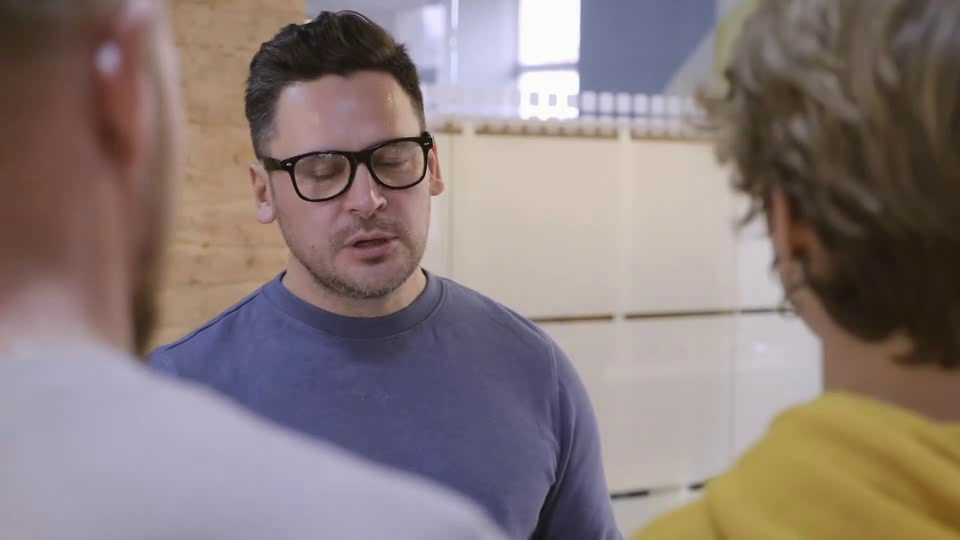
#> input picture frame 36 of 나도코딩/PythonImageWorkplace/OpenCV/face_video2.avi, 960 x 540 px, given in place of city2.mp4, which was not available
$ jupyter execute '19.퀴즈.ipynb'   (text cells are left out)
#> lines starting #> are read from the running program, lines starting #| are printed output that depends on the picture
[cell 1]
import cv2
cap = cv2.VideoCapture('city2.mp4')

fourcc = cv2.VideoWriter_fourcc(*'DIVX') # 코텍
width = round(cap.get(cv2.CAP_PROP_FRAME_WIDTH)) # 가로
height = round(cap.get(cv2.CAP_PROP_FRAME_HEIGHT)) # 세로
fps = cap.get(cv2.CAP_PROP_FPS) # 프레임


out = cv2.VideoWriter('city_output.avi', fourcc, fps* 4, (height, width))
# 출력 파일명, 코덱, FPS, 크기 (width, height)


while cap.isOpened():
    ret, frame = cap.read()
#> frame is the input picture: shape (540, 960, 3); mean B, G, R 121.3, 123, 136.9

    if not ret:
        print("가져올 프레임이 없음")
        break

    retate_frame = cv2.rotate(frame, cv2.ROTATE_90_COUNTERCLOCKWISE)
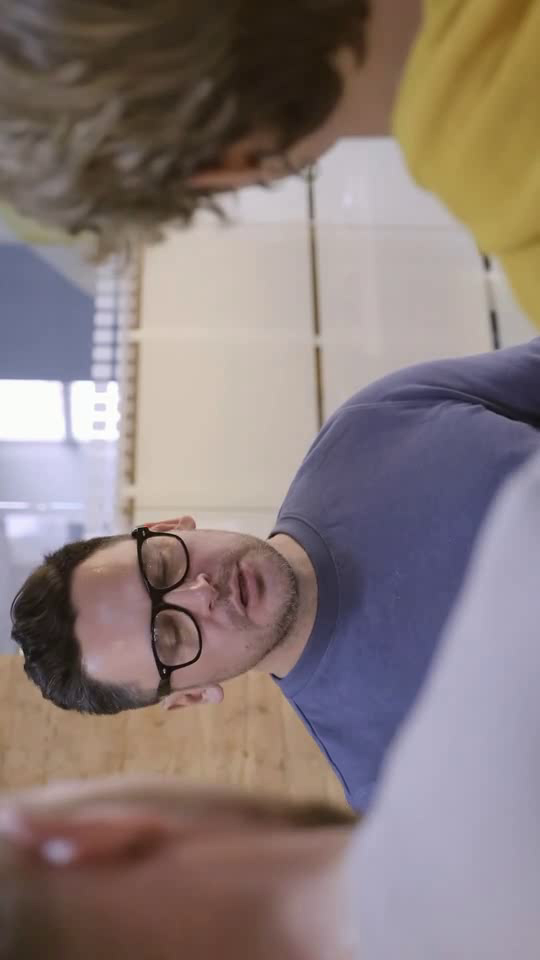
#> retate_frame: shape (960, 540, 3); mean B, G, R 121.3, 123, 136.9
    out.write(retate_frame)
    cv2.imshow('video', frame)


    if cv2.waitKey(1) == ord('q'):
#> (key q is pressed here)
        break

out.release()
cap.release()
cv2.destroyAllWindows()


$ run again, starting later in the video
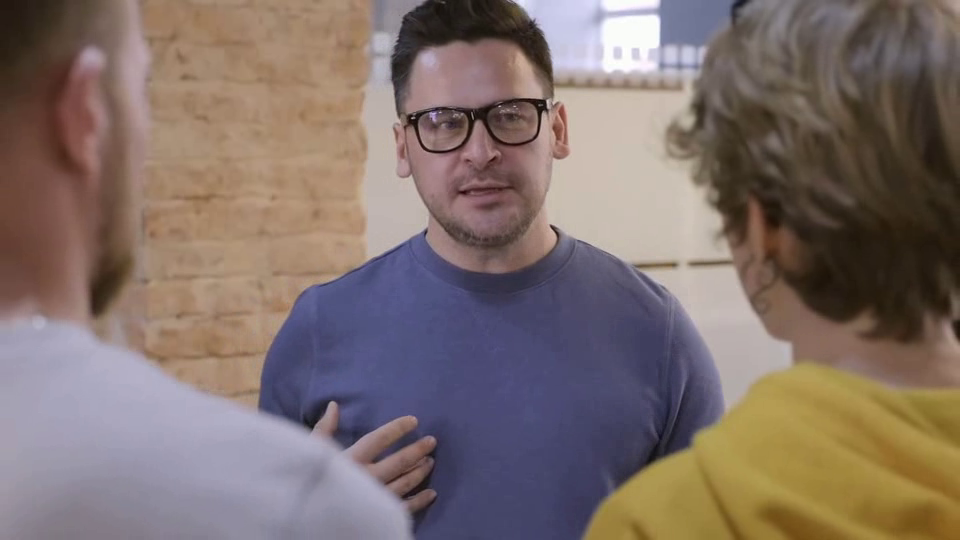
#> input picture frame 166 of 나도코딩/PythonImageWorkplace/OpenCV/face_video2.avi, 960 x 540 px, given in place of city2.mp4, which was not available
#> frame is the input picture: shape (540, 960, 3); mean B, G, R 107, 111.8, 127.5
#> `retate_frame = cv2.rotate(frame, cv2.ROTATE_90_COUNTERCLOCKWISE)`:
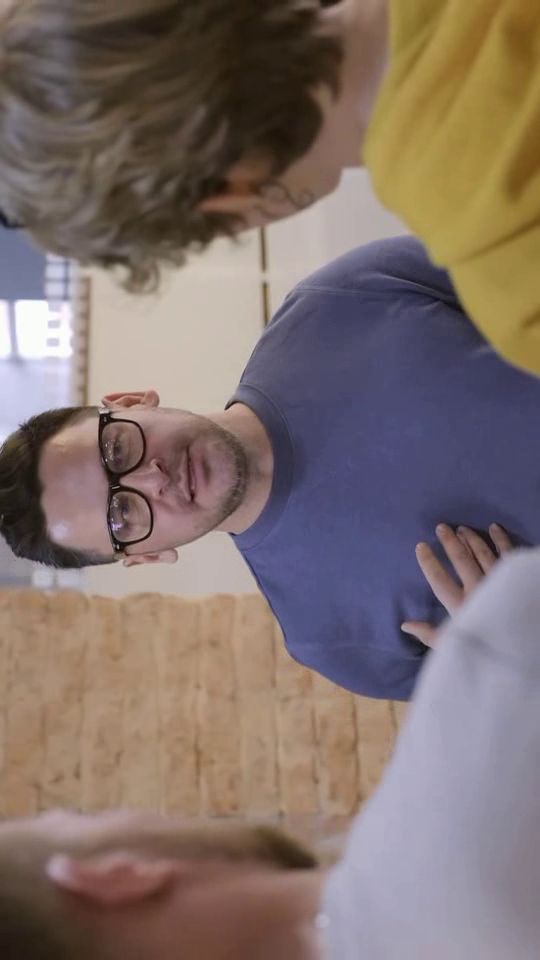
#> retate_frame: shape (960, 540, 3); mean B, G, R 107, 111.8, 127.5

$ run again, starting later in the video
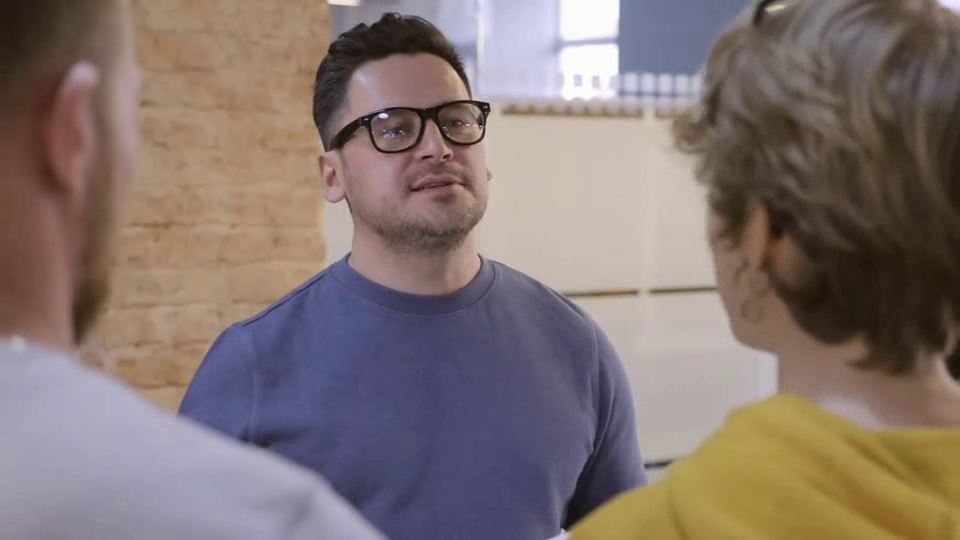
#> input picture frame 295 of 나도코딩/PythonImageWorkplace/OpenCV/face_video2.avi, 960 x 540 px, given in place of city2.mp4, which was not available
#> frame is the input picture: shape (540, 960, 3); mean B, G, R 112.2, 116, 130.8
#> `retate_frame = cv2.rotate(frame, cv2.ROTATE_90_COUNTERCLOCKWISE)`:
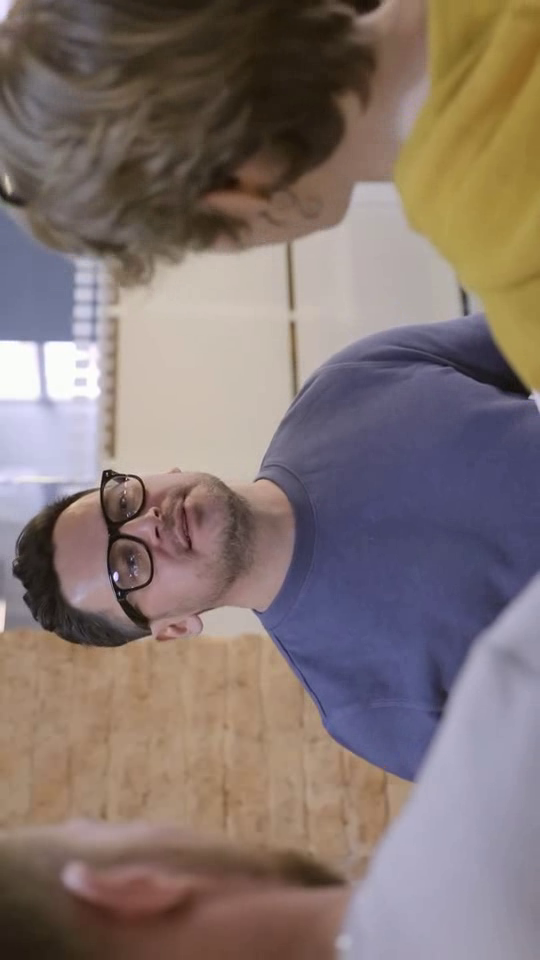
#> retate_frame: shape (960, 540, 3); mean B, G, R 112.2, 116, 130.8
